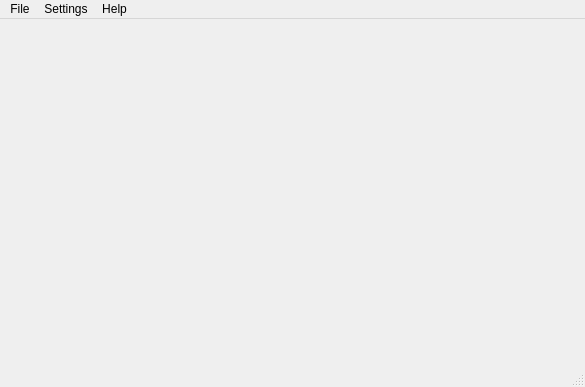
<?xml version="1.0" encoding="UTF-8"?>
<ui version="4.0">
 <class>MainWindow</class>
 <widget class="QMainWindow" name="MainWindow">
  <property name="geometry">
   <rect>
    <x>0</x>
    <y>0</y>
    <width>585</width>
    <height>387</height>
   </rect>
  </property>
  <property name="windowTitle">
   <string>MainWindow</string>
  </property>
  <widget class="QWidget" name="centralwidget"/>
  <widget class="QMenuBar" name="menubar">
   <property name="geometry">
    <rect>
     <x>0</x>
     <y>0</y>
     <width>585</width>
     <height>21</height>
    </rect>
   </property>
   <widget class="QMenu" name="menuFile">
    <property name="title">
     <string>File</string>
    </property>
    <addaction name="actionExit"/>
   </widget>
   <widget class="QMenu" name="menuSettings">
    <property name="title">
     <string>Settings</string>
    </property>
    <addaction name="actionSettings"/>
   </widget>
   <widget class="QMenu" name="menuHelp">
    <property name="title">
     <string>Help</string>
    </property>
    <addaction name="actionAbout"/>
   </widget>
   <addaction name="menuFile"/>
   <addaction name="menuSettings"/>
   <addaction name="menuHelp"/>
  </widget>
  <widget class="QStatusBar" name="statusbar"/>
  <action name="actionExit">
   <property name="text">
    <string>Exit</string>
   </property>
  </action>
  <action name="actionSettings">
   <property name="text">
    <string>Settings...</string>
   </property>
  </action>
  <action name="actionAbout">
   <property name="text">
    <string>About</string>
   </property>
  </action>
 </widget>
 <resources/>
 <connections/>
</ui>
